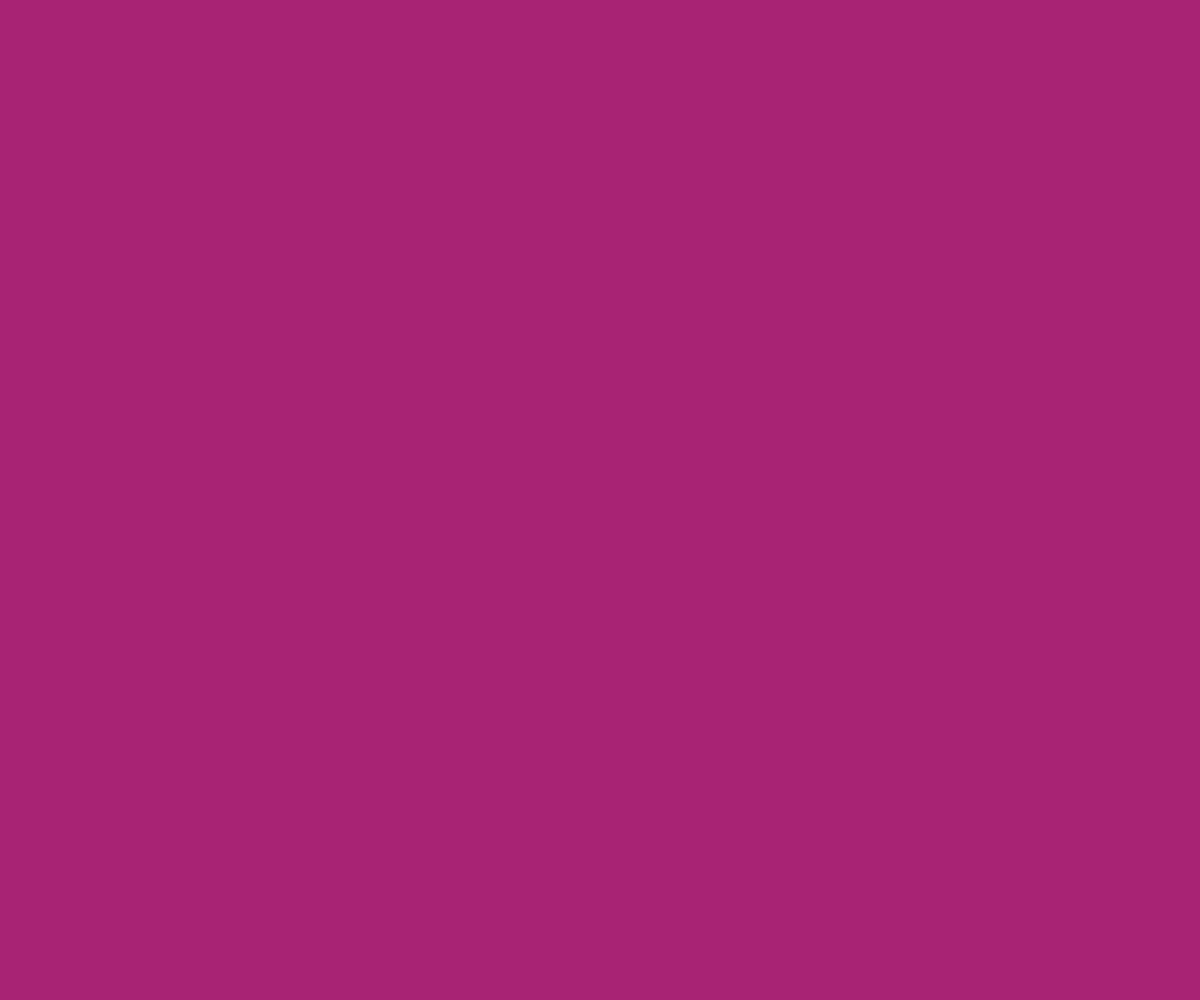
Frame 1 (no input)
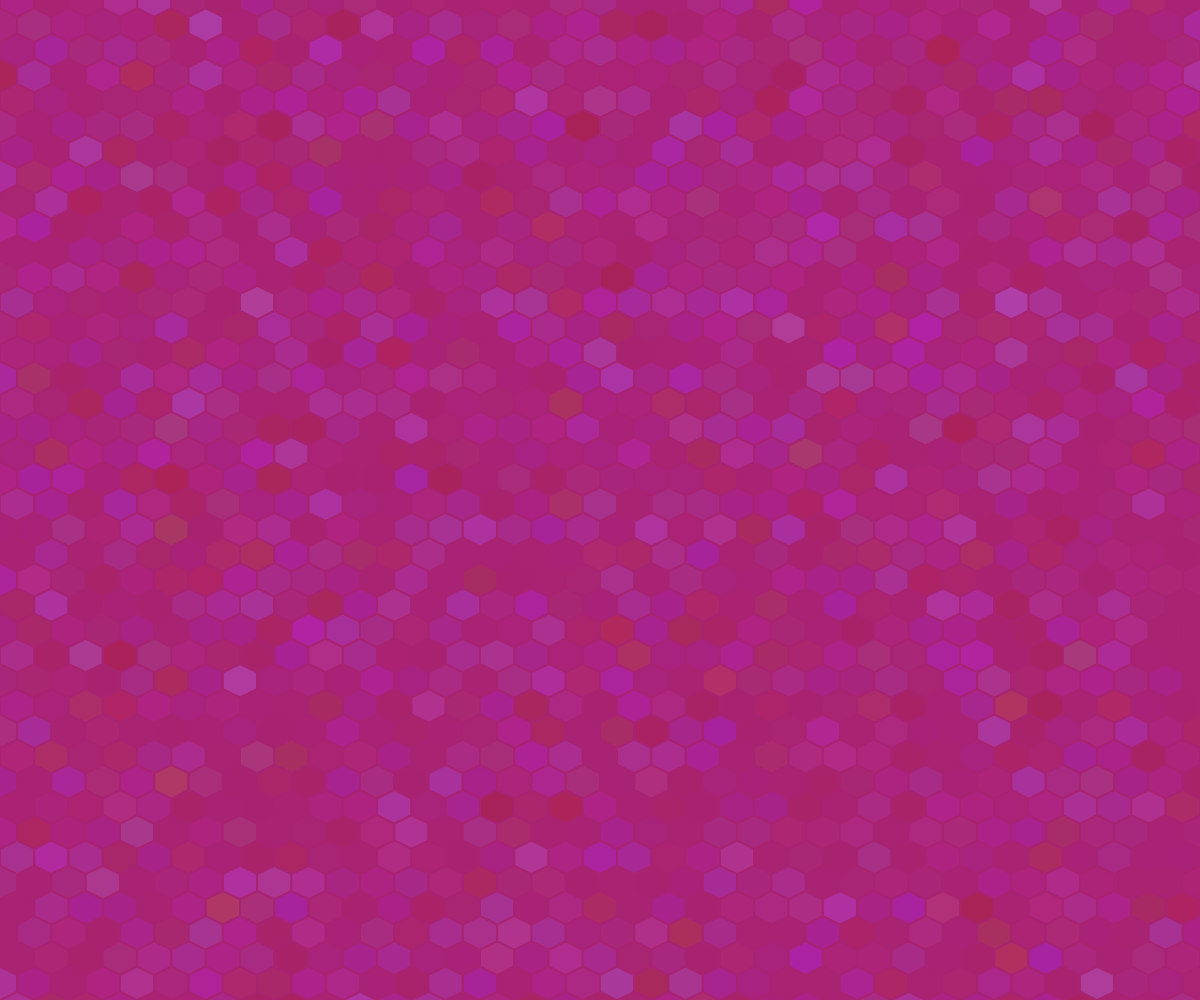
Frame 60 (no input)
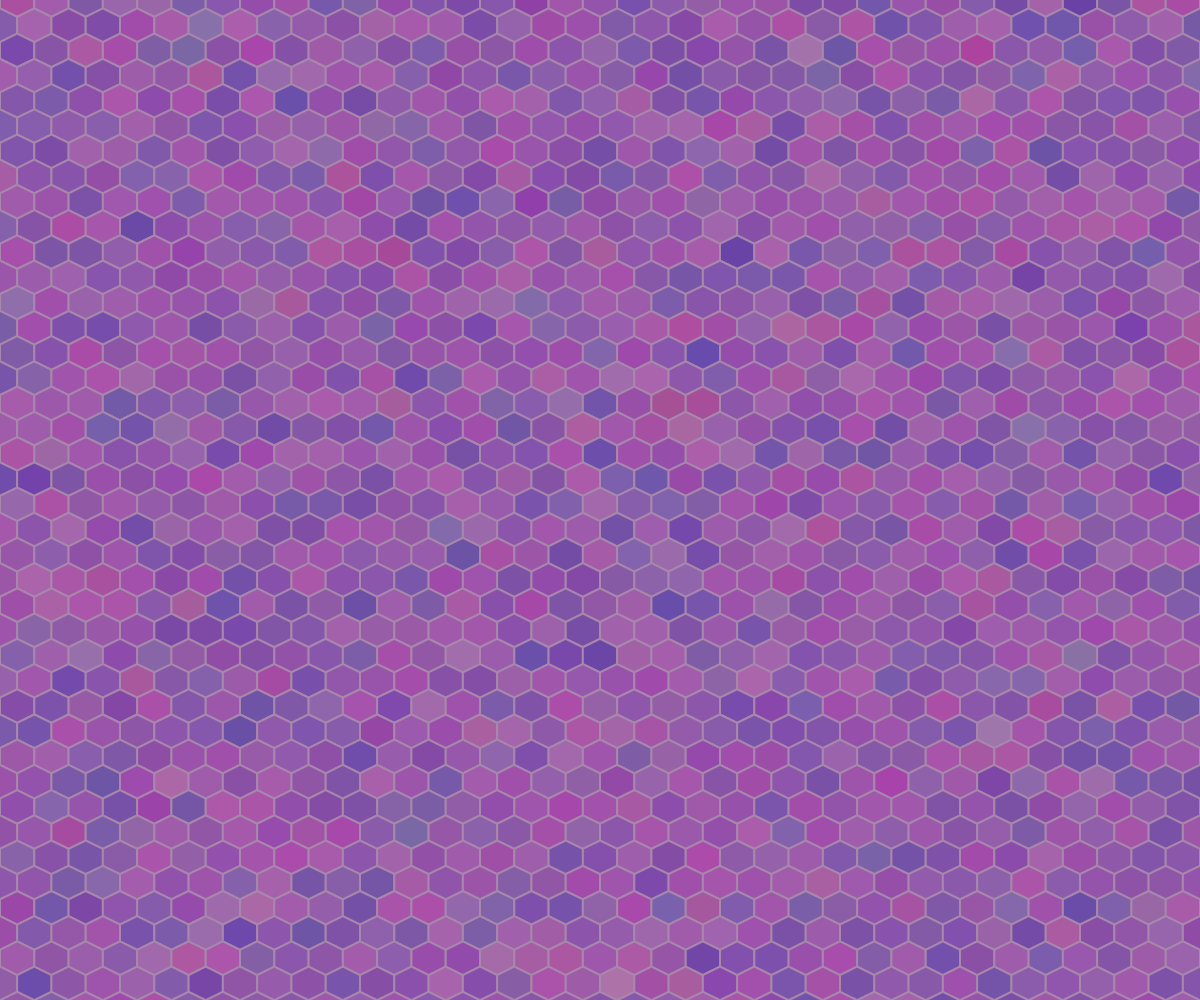
Frame 120 (the mouse pressed at the canvas centre since frame 60)

The p5.js sketch that drew these frames (run headless with seeded random() and noise() and a simulated clock; from frame 60 on, the mouse is pressed at the canvas centre):

// p5.js sketch
// ── sketch.js
/*
Project started Aug-2-2021

hexagon adaptive rainbow grid thing
*/

function mRandom (min, max, ){
  min = Math.ceil(min);
  max = Math.floor(max);
  return Math.floor(Math.random() * (max - min + 1) + min); 
  //The maximum is inclusive and the minimum is inclusive
}

function checkEqual (array1, array2){
  for (let i = 0; i < array1.length; i++){
    if (array1[i] != array2[i]) {
      return false;
    } else {
      return true;
    }
  }
}

function genVariPrefs(){
  // let CVAdjust = [0.01 * mRandom(0, 10), 0.01 * mRandom(0, 10)]; // grey colors
  let CVAdjust = [0.01 * mRandom(20, 40), 0.01 * mRandom(10, 25)]; // adjusts by percentage
  let tempColorVariance = [
    Math.floor(colorVariance * CVAdjust[0]), 
    Math.ceil(colorVariance * CVAdjust[1])
  ]
  // let saturation = [mRandom(0, 0), mRandom(0, 0)]; // grey colors
  let saturation = [mRandom(5, 20), mRandom(5, 20)];
  let brightness = [mRandom(0, 5), mRandom(0, 5)];

  // HSBPrefs = [ for reference
  //   0,360, //  HUE  don't change this
  //   10,80, //  Saturation
  //   70,95  //  Brightness
  // ]

  // let baseColor = [ also for reference
  //   mRandom(HSBPrefs[0], HSBPrefs[1] - HSBPrefs[2]),
  //   mRandom(HSBPrefs[3], HSBPrefs[4]),
  //   mRandom(HSBPrefs[5], )
  // ];

  // let variPrefs = [
  //   // -tempColorVariance,tempColorVariance,
  //   -colorVariance,colorVariance, // there should be another "," here but the bug looks better lol
  //   -saturation,saturation,
  //   -brightness,brightness
  // ];
  let variPrefs = [
    -tempColorVariance[0], tempColorVariance[1],
    -saturation[0], saturation[1],
    -brightness[0], brightness[1]
  ];
  return variPrefs;
}

function genColor (colorBase, variPrefs, largeColorChange){
  colorMode(HSB); // I know HSV makes more sense but p5 uses HSB
  let HSBPrefs = [
    // grey mode  change saturation random range in variPrefs rM(0,10)
    // 0,360, //  HUE  don't change this
    // 2,5, //  Saturation
    // 10,30  //  Brightness
    
    // // pastels
    // 0,360, //  HUE  don't change this
    // 0,20, //  Saturation
    // 90,100  //  Brightness
    

    // new better settings
    0,360, //  HUE  don't change this
    20,80, //  Saturation
    65,95  //  Brightness

  ];
  /* Have a way to implement color palettes
  option to display palette colors in order or randomly scattered
  if they are randomly scattered their frequency should be tied to their saturation
  or a per color custom weight(?) frequency */

  function checkOverFlow (val, type){ //checks if HSB val is out of bounds and corrects it
    // if (val > 100 && type != 'H') {
    //   console.log('theres an invalid checkOverFlow() input somewhere')
    //   console.log("val", val)
    //   console.log("type", type)
    // }

    let valLimit;
    let min;
    let max;
    if (type == 'H') {
      valLimit = 360;// limit, as in the limit of this value type
      min = HSBPrefs[0];
      max = HSBPrefs[1];
    } else if (type == 'S') {
      valLimit = 100
      min = HSBPrefs[2];
      max = HSBPrefs[3];
    } else if (type == 'B') {
      valLimit = 100
      min = HSBPrefs[4];
      max = HSBPrefs[5];
    } 

    if(val > max){
      // console.log("Max val hit", val, type);
      if (type == 'H') {
        return (val - valLimit); // Hue loops
      } else {
        return (max)
      } // Saturation and brightness ar limited to max
    } else if (val < min){
      // console.log("Min val hit", val, type);
      if (type == 'H') {
        return (valLimit + val);
      } else {
        return (min)
      }
    } else {
      return val // color passed all checks no changes needed
    }
  } // end of checkOverFlow
  
  if(largeColorChange){ // generates new complementary base color
    let CBAdj = 180 + mRandom(variPrefs[0] * 0.35, variPrefs[1] * 0.35);

    // let colorBaseOpp = (
    //   colorBase[0] 
    //   + (180 + mRandom(variPrefs[0] * 0.35, variPrefs[1] * 0.35))
    // )
    console.log("Comp color change", CBAdj)
    let baseColor = [
      // checkOverFlow(colorBase[0] + (180), "H"),
      // checkOverFlow(colorBaseOpp, "H"),
      checkOverFlow(colorBase[0] + CBAdj, "H"),
      mRandom(HSBPrefs[2], HSBPrefs[3]),
      mRandom(HSBPrefs[4], HSBPrefs[5])
    ];
    return baseColor;
  } else if (variPrefs == undefined){ // generates new base color
    let baseColor = [
      mRandom(HSBPrefs[0], HSBPrefs[1]),
      mRandom(HSBPrefs[2], HSBPrefs[3]),
      mRandom(HSBPrefs[4], HSBPrefs[5])
    ];
    return baseColor;
  } else { // generates new vari color
    // adjust variantColorBase to create a slightly different color
    let HSB = ['H', 'S', 'B']
    let variColor = []

    let j = 0;
    for (let i = 0; i < 3; i++){ // creates new color by randomizing all three vals
      variColor.push(
        checkOverFlow( // check overflow also solves overflows
          colorBase[i] + mRandom(variPrefs[j], variPrefs[j + 1]),
          HSB[i]
        )
      );
      j += 2;
    }
    return variColor;
  }
} // end of genColor


let colorVariance = prompt("Input Color variance. Less is calm more is chaos. Recommended ~100")
if (colorVariance == undefined){
  colorVariance = 100;
}
class pixelBlock{
  constructor (position, baseColor, variPrefs, sideLen, hexWidth, ID){
    this.ID = ID;
    this.position = position;
    this.baseColor = baseColor;
    this.currentColor = [this.baseColor[0], this.baseColor[1], this.baseColor[2]];
    this.currentColorGoal = [this.baseColor[0], this.baseColor[1], this.baseColor[2]];
    this.goalType = "vari"; // approaching variation or base color
    this.variPrefs = variPrefs;

    // this.variPrefs = [
    //   -colorVariance,colorVariance
    //   -10,10, // not sure on these last 4 or really any of these
    //   -10,10
    // ]; 


    this.setGoal = function(inputColor ) {
      this.currentColorGoal = inputColor;
    }

    // May not be necessary if we just set colorBase to a global var
    this.setBase = function(inputBase) {
      this.baseColor = inputBase;
      this.setGoal(this.baseColor);
    }

    this.setVariPrefs = function(inputPrefs){
      this.variPrefs = inputPrefs;
    }

    this.genVari = function() {
      let newVari = genColor(this.baseColor, this.variPrefs);
      this.setGoal(newVari);
    }

    this.update = function() {
      // check if currentColor has reached currentColorGoal
      if (checkEqual(this.currentColor, this.currentColorGoal)){
        // generates new vari color and sets it as current ColorGoal
        if (this.goalType == "base") {
          this.goalType = "vari"
          this.genVari();
        // sets color goal to base. Does not generate new base
        } else if (this.goalType == "vari") {
          this.goalType = "base"
          this.setGoal(this.baseColor);
        // catches input error. Sets color goal to base
        } else {
          console.log("###########################")
          console.log("Error pixelBlock", this.position, "invalid this.goalType")
          console.log("###########################")
          this.goalType = "base"
          this.setGoal(this.baseColor);
        }
      } else {

        if (Math.abs(this.currentColorGoal[0] - this.currentColor[0] > 180)){
          this.currentColor[0] -= mRandom(0,2);
        } else if (Math.abs(this.currentColor[0] - this.currentColorGoal[0] > 180)){
          this.currentColor[0] += mRandom(0,2);
        } else if(this.currentColor[0] < this.currentColorGoal[0]){
          this.currentColor[0] += mRandom(0,2)
        } else if (this.currentColor[0] > this.currentColorGoal[0]){
          this.currentColor[0] -= mRandom(0,2)
        } // if neither then they're even

        if (this.currentColor[0] <= 0){
          this.currentColor[0] = 360
        } else if (this.currentColor[0] >= 360){
          this.currentColor[0] = 0
        }

        for (let i = 1; i < 3; i++){
          if(this.currentColor[i] < this.currentColorGoal[i]){
            this.currentColor[i] += mRandom(0,1)
          } else if (this.currentColor[i] > this.currentColorGoal[i]){
            this.currentColor[i] -= mRandom(0,1)
          } // if neither then they're even
        }
      }
    }

    // let strokeFadeDelay = FPS * 1;
    this.show = function() {
      stroke(this.baseColor);
      fill(this.currentColor);
      push(); // saves current canvas configs
        // NOTE this draws a hex at the center of a given position
        // translate(transX, transY);
        translate(this.position[0], this.position[1]);
        // rotate(rotation);
        rotate(90);
        beginShape();  
          vertex(-sideLen/2, -hexWidth);
          vertex(sideLen/2, -hexWidth);
          vertex(sideLen, 0);
          vertex(sideLen/2, hexWidth);
          vertex(-sideLen/2, hexWidth);
          vertex(-sideLen, 0);
        endShape(CLOSE); 
      pop(); // resets all changes to past canvas configs

      // failed attempt at getting the stroke outline to fade in slightly
      // this.drawHex = function (colorFill,colorStroke){
      //   stroke(colorStroke);
      //   fill(colorFill);
      //   push(); // saves current canvas configs
      //     // NOTE this draws a hex at the center of a given position
      //     // translate(transX, transY);
      //     translate(this.position[0], this.position[1]);
      //     // rotate(rotation);
      //     rotate(90);
      //     beginShape();  
      //       vertex(-sideLen/2, -hexWidth);
      //       vertex(sideLen/2, -hexWidth);
      //       vertex(sideLen, 0);
      //       vertex(sideLen/2, hexWidth);
      //       vertex(-sideLen/2, hexWidth);
      //       vertex(-sideLen, 0);
      //     endShape(CLOSE); 
      //   pop(); // resets all changes to past canvas configs
      // }
      // let frameWhenBaseSet = frameCount
      // let frameSinceBaseSet = frameCount - frameWhenBaseSet;

      // if (frameSinceBaseSet < strokeFadeDelay){
      //   this.drawHex(this.currentColor, [
      //     ...(this.baseColor.splice(-1)),
      //     this.baseColor[3] 
      //       + ((100 - this.baseColor) * (frameSinceBaseSet / strokeFadeDelay))
      //   ]);
      // } else {
      //   this.drawHex(this.currentColor, this.baseColor);
      // }

    } // end of show function
  } // end of constructor
} // end of class

let pixelBlockCount = 0;
let pixelBlocksArray = []
function genAllPixelBlocks() {
  // if the scale = 16 there will be 16 equally sized hexagons. Their size is
  // solved from taking windowHeight and dividing it by the scale var
  // I could just rename this to be hexagons on y/x axis

  // I'm using windowHeight since its easier to solve for side length with the 
  // hexagon orientation I'm using ⬡ ⬢


  // should all hexagons be drawn within the window or should they clip and   
  // continue partly off screen? future carl: cLipping is easier go with that
  let solidCount;
  if (confirm("Would you like to use custom inputs? Press cancel for default")){
    solidCount = prompt("Hexagon X axis count. Default 35 for PC 20 for mobile");
    strokeWeight(prompt("Outline thickness. Default 2 for PC, 0.5 - 1 for mobile"));
  } else {
    if (windowWidth > windowHeight){
      solidCount = 35;
      strokeWeight(2);
    } else {
      solidCount = 20
      strokeWeight(1);
    }
  }

/*
  problem there are two x axis counts
  also making a perfect consistent hexagon grid is hard as
  example:
    }{}{}{}{ 6
  1 {}{}{}{} 5
    }{}{}{}{ 6

    {}{}{}{} 5
  2 }{}{}{}{ 6
    {}{}{}{} 5
  because of how hexagons interlock we will always have clipped hexagons.
  they can even be clipped horizontally which is also fun
  even more fun both x layers can be clipped simultaneously
    {}{}{}{ 4
  3 }{}{}{} 4
    {}{}{}{ 4

    we can avoid these by only allowing the user to input a number of hexagons
    on the first layer. So we can always get the second example
*/

  clipCount = solidCount + 1
  // note hexagons will be drawn from their center. the starting layer will always clip
  let hexWidth = (windowWidth / solidCount) / 2; 
  let hexSide =  hexWidth / Math.acos(30 * (PI/180))

  // three stacked hex sides is equal to two layers
  // let layerCount = Math.ceil((((windowHeight - hexSide) / hexSide) / 3) * 2) + 1
  let layerCount = Math.ceil(((windowHeight / hexSide) / 3) * 2) + 1
  console.log("layerCount", layerCount);

  let tempBase = genColor();
  let tempVariPref = genVariPrefs();

  for (let layer = 0; layer < layerCount; layer++){
    pixelBlocksArray.push([])

    if (layer % 2 != 0){ 
      for (let layerPos = 0; layerPos < clipCount; layerPos++){ 
        pixelBlocksArray[layer].push(
          new pixelBlock(
            [
              (layerPos * (hexWidth * 2)),
              // I'm subtracting sideLen to fix the offset from clipping the first layer
              (layer * hexSide * 1.5)
            ],
            tempBase,
            tempVariPref,
            hexSide,
            hexWidth,
            [layerPos, layer]
          )
        );
        pixelBlockCount++;
      }
    } else {
      for (let layerPos = 0; layerPos < solidCount; layerPos++){ 
        pixelBlocksArray[layer].push(
          new pixelBlock(
            [
              // layerPos * (hexWidth * 2),
              (layerPos * (hexWidth * 2)) + hexWidth,
              layer * (hexSide * 1.5)
            ],
            tempBase,
            tempVariPref,
            hexSide,
            hexWidth,
            [layerPos, layer]
          )
        );
        pixelBlockCount++;
      }
    }
  } // end of all loops
} // end of genAllPixelBlocks

let FPS = 30;
let frameCountStart = 0;
let baseTimeMinMax = [8, 15]; // in seconds
let baseSetTime;

let timerToggle = true

function checkBaseTimer(overRide, compColor){
  // calcs frames since start or last reset
  let framesSince = frameCount - frameCountStart;

  if(timerToggle == true){
    // if the baseSetTime is reached a new base color is generated and set to the PBs
    if (framesSince > baseSetTime * FPS || overRide != undefined){
      let newVariPrefs = genVariPrefs();
      let newBase = genColor();
      if(mRandom(0,4) == 1 || compColor){
        newBase = genColor(pixelBlocksArray[0][0].baseColor, newVariPrefs, true);
      } 
      // background(newBase);
      for (let xAxis = 0; xAxis < pixelBlocksArray.length; xAxis++){
        for (let yAxis = 0; yAxis < pixelBlocksArray[xAxis].length; yAxis++){
          pixelBlocksArray[xAxis][yAxis].setBase(newBase);
          pixelBlocksArray[xAxis][yAxis].setVariPrefs(newVariPrefs)
        }
      } // end of loops

      // resets base timer
      baseSetTime = mRandom(baseTimeMinMax[0], baseTimeMinMax[1]);
      // console.log("new baseSetTime", baseSetTime)
      frameCountStart = frameCount;
    }
  }
}

function touchStarted() {
  // checking frame count prevents detecting a touch event twice
  if (timerToggle && (frameCount - frameCountStart) > (FPS / 16)){
    checkBaseTimer("overRide");
  } else if (!timerToggle){
    console.log("Scene generation is paused, press space to unpause")
  } else {
    console.log("You're tapping too fast!")
  }
}

/*
let displayTime = 4 * FPS;
let frameCountStartDT = 0;
let promptToggle = timerToggle;
function sceneToggleUserPrompt(){
  let timeDisplayed = frameCount - frameCountStartDT
  if (displayTime < timeDisplayed){
    promptToggle = !promptToggle
  }
  if (!timerToggle && promptToggle){
    push();
      rectMode(CENTER);
      fill(genColor(pixelBlocksArray[0][0].baseColor));
      rect(windowWidth / 2, windowHeight * (0.0656), 390, 100);
      textAlign(CENTER, BOTTOM);
      textSize(32);
      stroke('gray')
      fill('white');
      text(
        "Scene generation paused", 
        windowWidth / 2, 
        windowHeight * (1 / 16)
      );
      textSize(20);
      text(
        "Press space to unpause", 
        windowWidth / 2, 
        (windowHeight * (1 / 16)) + 23
      );
    pop();
  }
}
*/

function keyPressed() {
  if (keyCode == ENTER) {
    colorMode(HSB);
    userBaseColor = prompt("Please enter a HEX color. example: #ff8c69");
    userBaseColor = color(userBaseColor).levels; // translates to HSB

    if (userBaseColor != undefined){
      checkBaseTimer("overRide");
      for (let layer of pixelBlocksArray){
        for (let layerPos of layer){
          layerPos.setBase(userBaseColor);
        }
      } // end loop de loops
    }
  }

  if (keyCode == 17){
    if (timerToggle == true){
      checkBaseTimer("overRide", true);
    } else {
      console.log("Scene generation is paused, press space to unpause")
    }
  }

  if (keyCode == 32){ // spaceBar
    timerToggle = !timerToggle; // flips toggle to pause
    promptToggle = timerToggle;
    if (!timerToggle) {
      console.log("");
      console.log("timerToggle", timerToggle);
      console.log("baseColor", pixelBlocksArray[0][0].baseColor);
      console.log("variPrefs", pixelBlocksArray[0][0].variPrefs);
    } else {
      console.log("timerToggle", timerToggle);
      console.log("");
    }
  }
}

function setup() {
  angleMode(DEGREES)
  createCanvas(windowWidth, windowHeight);
  genAllPixelBlocks();
  frameRate(FPS);
  baseSetTime = mRandom(baseTimeMinMax[0], baseTimeMinMax[1]);
  console.log("pixelBlocksArray", pixelBlocksArray);
  console.log("pixelBlockCount", pixelBlockCount);
}

function draw() {
  checkBaseTimer();
  // loops through every pixelBlock, asks it to update its properties and draw
  for (let layer of pixelBlocksArray){
    for (let layerPos of layer){
      layerPos.update();
      layerPos.show();
    }
  } // end loop de loops
  // sceneToggleUserPrompt();
}
